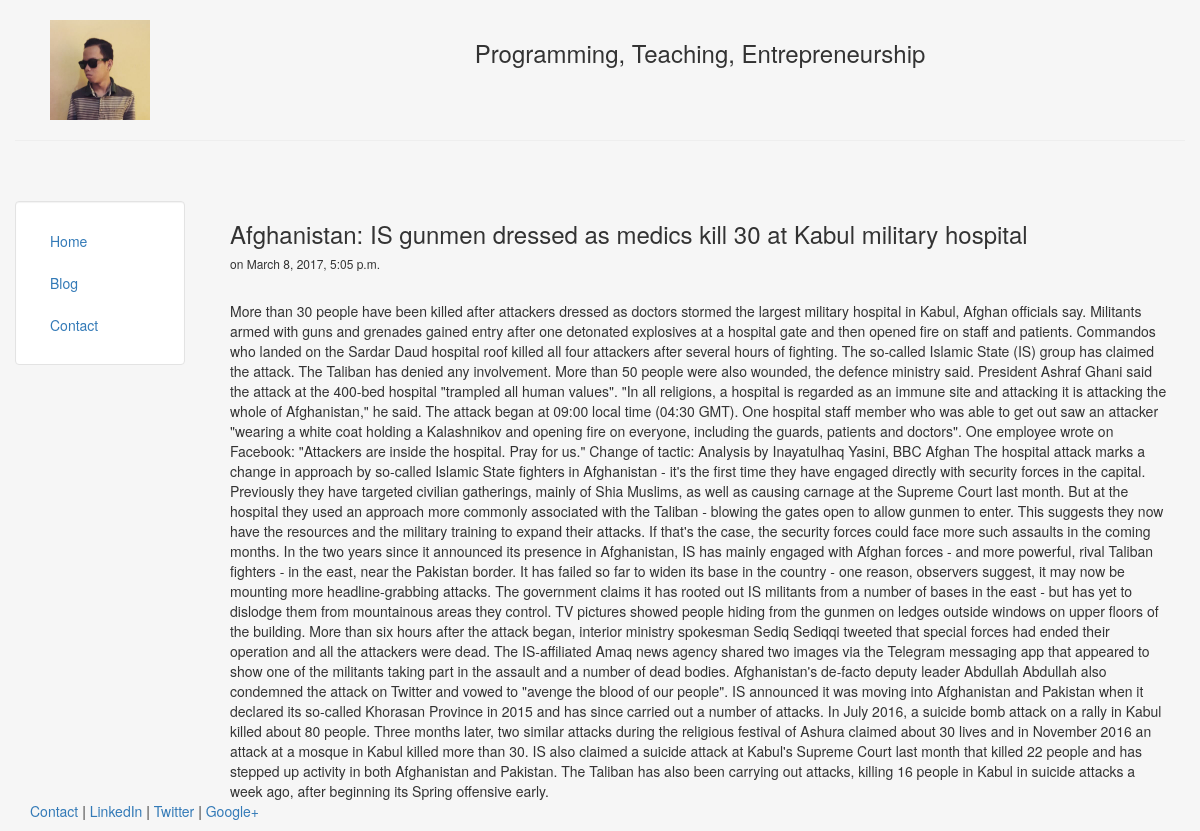
The page /blog/1 on the database its author committed.
### blog/models.py (models this page shows, shortened)
class Post(models.Model):
    title = models.CharField(max_length=200)
    body = models.TextField()
    date = models.DateTimeField()

### blog/templates/blog/post.html
{% extends "personal/header.html" %}
{% block content %}
    <h3>{{ post.title }}</h3>
    <h6>on {{ post.date }}</h6>
    <br>
    {{ post.body|safe}}
    <br>
{% endblock %}

### personal/templates/personal/header.html (style rules this page uses)
html, body { height:100% }

### rows shown on the page
Post: title "Afghanistan: IS gunmen dressed as medics kill 30 at Kabul military hospital", date "March 8, 2017, 5:05 p.m.", body "More than 30 people have been killed after attackers dressed as doctors stormed the largest military hospital in Kabul, Afghan officials say. Militants armed with guns and grenades gained entry after one detonated explosives at a hospital gate and then opened fire on staff and patients. Commandos who landed on the Sardar Daud hospital roof killed all four attackers after several hours of fighting. The so-called Islamic State (IS) group has claimed the attack. The Taliban has denied any involvement. More than 50 people were also wounded, the defence ministry said. President Ashraf Ghani said the attack at the 400-bed hospital \"trampled all human values\". \"In all religions, a hospital is…"
